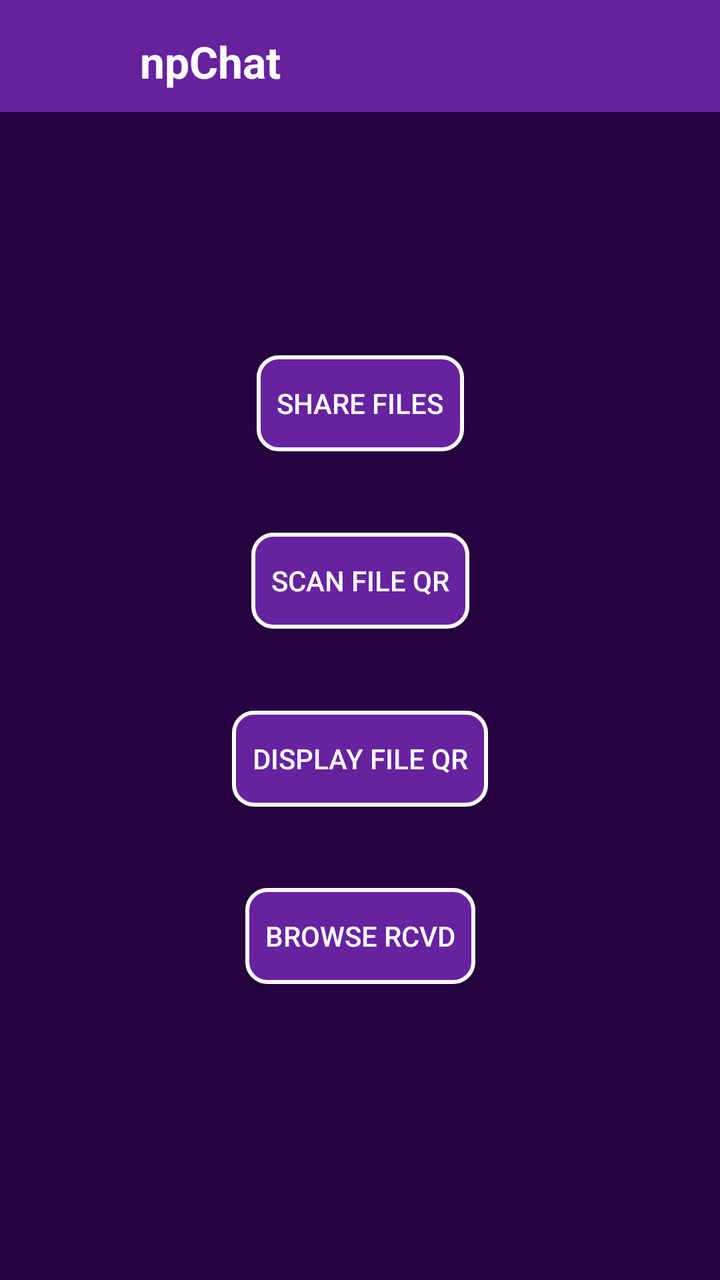
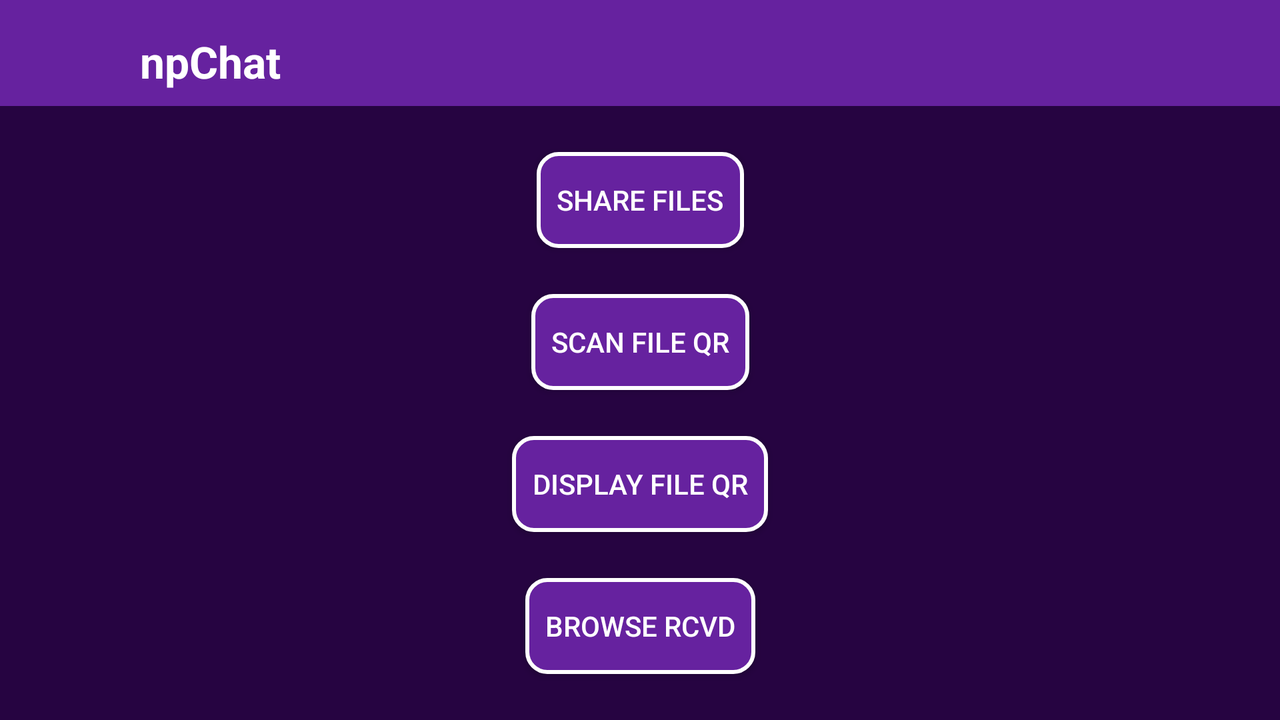

Two renders of one Android screen. The first uses the default layout on a phone; the second uses the alternative layout the repository ships for a different screen configuration, on a matching device. The two XML files are below.
<!-- AndroidManifest.xml: application theme AppTheme.NoActionBar -->
<!-- res/layout/activity_files.xml -->
<?xml version="1.0" encoding="utf-8"?>
<android.support.constraint.ConstraintLayout xmlns:android="http://schemas.android.com/apk/res/android"
    android:layout_width="match_parent"
    android:layout_height="match_parent"
    android:background="@color/colorPrimaryDark"
    xmlns:app="http://schemas.android.com/apk/res-auto">

    <include
        android:id="@+id/toolbar"
        layout="@layout/toolbar"/>


    <Button
        android:id="@+id/fileSelectButton"
        android:layout_width="wrap_content"
        android:layout_height="wrap_content"
        android:background="@drawable/rounded_button"
        android:onClick="select_files"
        android:text="@string/share_files"
        android:textColor="#FFFFFF"
        android:padding="@dimen/margin_10dp"
        app:layout_constraintTop_toTopOf="parent"
        app:layout_constraintBottom_toBottomOf="parent"
        app:layout_constraintLeft_toLeftOf="parent"
        app:layout_constraintRight_toRightOf="parent"
        app:layout_constraintHorizontal_bias=".5"
        app:layout_constraintVertical_bias="0.3" />

    <Button
        android:id="@+id/scanFileQR"
        android:layout_width="wrap_content"
        android:layout_height="wrap_content"
        android:background="@drawable/rounded_button"
        android:onClick="scanFileQR"
        android:text="@string/scan_file_qr"
        android:textColor="#FFFFFF"
        android:padding="@dimen/margin_10dp"
        app:layout_constraintTop_toTopOf="parent"
        app:layout_constraintBottom_toBottomOf="parent"
        app:layout_constraintLeft_toLeftOf="parent"
        app:layout_constraintRight_toRightOf="parent"
        app:layout_constraintHorizontal_bias=".5"
        app:layout_constraintVertical_bias="0.45" />

    <Button
        android:id="@+id/QRButton"
        android:layout_width="wrap_content"
        android:layout_height="wrap_content"
        android:background="@drawable/rounded_button"
        android:onClick="lookup_file_QR"
        android:text="@string/display_file_qr"
        android:textColor="#FFFFFF"
        android:padding="@dimen/margin_10dp"
        app:layout_constraintTop_toTopOf="parent"
        app:layout_constraintBottom_toBottomOf="parent"
        app:layout_constraintLeft_toLeftOf="parent"
        app:layout_constraintRight_toRightOf="parent"
        app:layout_constraintHorizontal_bias=".5"
        app:layout_constraintVertical_bias="0.6" />

    <Button
        android:id="@+id/viewRcvdButton"
        android:layout_width="wrap_content"
        android:layout_height="wrap_content"
        android:background="@drawable/rounded_button"
        android:onClick="browseRcvdFiles"
        android:text="@string/browse_rcvd"
        android:textColor="#FFFFFF"
        android:padding="@dimen/margin_10dp"
        app:layout_constraintTop_toTopOf="parent"
        app:layout_constraintBottom_toBottomOf="parent"
        app:layout_constraintLeft_toLeftOf="parent"
        app:layout_constraintRight_toRightOf="parent"
        app:layout_constraintHorizontal_bias=".5"
        app:layout_constraintVertical_bias="0.75" />

</android.support.constraint.ConstraintLayout>
<!-- res/layout/toolbar.xml (included above) -->
<?xml version="1.0" encoding="utf-8"?>
<androidx.appcompat.widget.Toolbar xmlns:android="http://schemas.android.com/apk/res/android"
    xmlns:app="http://schemas.android.com/apk/res-auto"
    android:id="@+id/toolbar"
    android:layout_width="match_parent"
    android:layout_height="wrap_content"
    android:background="@color/colorPrimary"
    android:minHeight="?attr/actionBarSize"
    android:theme="@style/AppTheme.AppBarOverlay"
    app:layout_constraintEnd_toEndOf="parent"
    app:layout_constraintHorizontal_bias="1.0"
    app:layout_constraintStart_toStartOf="parent"
    app:layout_constraintTop_toTopOf="parent">

    <ImageView
        android:id="@+id/toolbar_main_photo"
        android:layout_width="@dimen/margin_50dp"
        android:layout_height="@dimen/margin_50dp"
        android:layout_marginTop="@dimen/margin_3dp"
        android:contentDescription="TODO"
        android:scaleType="centerCrop"
        app:layout_constraintStart_toStartOf="parent"
        app:layout_constraintTop_toTopOf="@+id/toolbar" />

    <TextView
        android:id="@+id/main_title"
        android:layout_width="wrap_content"
        android:layout_height="wrap_content"
        android:layout_marginStart="@dimen/margin_20dp"
        android:layout_marginTop="@dimen/margin_16dp"
        android:text="@string/app_name"
        android:textAppearance="@style/TextAppearance.AppCompat.Large"
        android:textColor="@color/white"
        android:textStyle="bold"
        app:layout_constraintStart_toEndOf="@+id/toolbar_main_photo"
        app:layout_constraintTop_toTopOf="parent" />

</androidx.appcompat.widget.Toolbar>
<!-- resources referenced by this layout -->
<resources>
  <color name="colorPrimary">#66229F</color>
  <color name="colorPrimaryDark">#260441</color>
  <color name="white">#ffffff</color>
  <dimen name="margin_10dp">10dp</dimen>
  <dimen name="margin_16dp">16dp</dimen>
  <dimen name="margin_20dp">20dp</dimen>
  <dimen name="margin_3dp">3dp</dimen>
  <dimen name="margin_50dp">50dp</dimen>
  <!-- drawable rounded_button (drawable) -->
  <?xml version="1.0" encoding="utf-8"?>
  <selector xmlns:android="http://schemas.android.com/apk/res/android">
      <item>
          <shape android:shape="rectangle">
              <solid android:color="@color/colorPrimary" />
              <stroke android:color="@color/white" android:width="2dp" />
              <corners android:radius="10dp" />
          </shape>
      </item>
  </selector>
  <string name="app_name">npChat</string>
  <string name="browse_rcvd">Browse RCVD</string>
  <string name="display_file_qr">Display File QR</string>
  <string name="scan_file_qr">Scan File QR</string>
  <string name="share_files">Share Files</string>
  <style name="AppTheme.AppBarOverlay" parent="ThemeOverlay.AppCompat.Dark.ActionBar">
          <item name="android:icon">@color/white</item>
      </style>
  <style name="AppTheme.NoActionBar">
          <item name="colorPrimaryDark">@color/colorPrimaryDark</item>
          <item name="windowActionBar">false</item>
          <item name="windowNoTitle">true</item>
      </style>
</resources>
<!-- res/layout-land/activity_files.xml (the repository's variant of the layout above) -->
<!-- drawn on the phone turned sideways -->
<?xml version="1.0" encoding="utf-8"?>
<android.support.constraint.ConstraintLayout xmlns:android="http://schemas.android.com/apk/res/android"
    xmlns:app="http://schemas.android.com/apk/res-auto"
    xmlns:tools="http://schemas.android.com/tools"
    android:layout_width="match_parent"
    android:layout_height="match_parent"
    android:background="@color/colorPrimaryDark">

    <include
        android:id="@+id/toolbar"
        layout="@layout/toolbar" />


    <Button
        android:id="@+id/fileSelectButton"
        android:layout_width="wrap_content"
        android:layout_height="wrap_content"
        android:background="@drawable/rounded_button"
        android:onClick="select_files"
        android:padding="10dp"
        android:text="@string/share_files"
        android:textColor="#FFFFFF"
        app:layout_constraintBottom_toTopOf="@+id/scanFileQR"
        app:layout_constraintEnd_toEndOf="parent"
        app:layout_constraintHorizontal_bias="0.5"
        app:layout_constraintStart_toStartOf="parent"
        app:layout_constraintTop_toBottomOf="@+id/toolbar" />

    <Button
        android:id="@+id/scanFileQR"
        android:layout_width="wrap_content"
        android:layout_height="wrap_content"
        android:background="@drawable/rounded_button"
        android:onClick="scanFileQR"
        android:padding="10dp"
        android:text="@string/scan_file_qr"
        android:textColor="#FFFFFF"
        app:layout_constraintBottom_toTopOf="@+id/QRButton"
        app:layout_constraintEnd_toEndOf="parent"
        app:layout_constraintHorizontal_bias="0.5"
        app:layout_constraintStart_toStartOf="parent"
        app:layout_constraintTop_toBottomOf="@+id/fileSelectButton" />

    <Button
        android:id="@+id/QRButton"
        android:layout_width="wrap_content"
        android:layout_height="wrap_content"
        android:background="@drawable/rounded_button"
        android:onClick="lookup_file_QR"
        android:padding="10dp"
        android:text="@string/display_file_qr"
        android:textColor="#FFFFFF"
        app:layout_constraintBottom_toTopOf="@+id/viewRcvdButton"
        app:layout_constraintEnd_toEndOf="parent"
        app:layout_constraintHorizontal_bias="0.5"
        app:layout_constraintStart_toStartOf="parent"
        app:layout_constraintTop_toBottomOf="@+id/scanFileQR" />

    <Button
        android:id="@+id/viewRcvdButton"
        android:layout_width="wrap_content"
        android:layout_height="wrap_content"
        android:background="@drawable/rounded_button"
        android:onClick="browseRcvdFiles"
        android:padding="10dp"
        android:text="@string/browse_rcvd"
        android:textColor="#FFFFFF"
        app:layout_constraintBottom_toBottomOf="parent"
        app:layout_constraintEnd_toEndOf="parent"
        app:layout_constraintHorizontal_bias="0.5"
        app:layout_constraintStart_toStartOf="parent"
        app:layout_constraintTop_toBottomOf="@+id/QRButton" />

</android.support.constraint.ConstraintLayout>
<!-- resources referenced by the variant -->
<!-- as the phone turned sideways resolves them -->
<resources>
  <color name="colorPrimary">#66229F</color>
  <color name="colorPrimaryDark">#260441</color>
  <color name="white">#ffffff</color>
  <dimen name="margin_16dp">16dp</dimen>
  <dimen name="margin_20dp">20dp</dimen>
  <dimen name="margin_3dp">3dp</dimen>
  <dimen name="margin_50dp">50dp</dimen>
  <!-- drawable rounded_button (drawable) -->
  <?xml version="1.0" encoding="utf-8"?>
  <selector xmlns:android="http://schemas.android.com/apk/res/android">
      <item>
          <shape android:shape="rectangle">
              <solid android:color="@color/colorPrimary" />
              <stroke android:color="@color/white" android:width="2dp" />
              <corners android:radius="10dp" />
          </shape>
      </item>
  </selector>
  <string name="app_name">npChat</string>
  <string name="browse_rcvd">Browse RCVD</string>
  <string name="display_file_qr">Display File QR</string>
  <string name="scan_file_qr">Scan File QR</string>
  <string name="share_files">Share Files</string>
  <style name="AppTheme.AppBarOverlay" parent="ThemeOverlay.AppCompat.Dark.ActionBar">
          <item name="android:icon">@color/white</item>
      </style>
  <style name="AppTheme.NoActionBar">
          <item name="colorPrimaryDark">@color/colorPrimaryDark</item>
          <item name="windowActionBar">false</item>
          <item name="windowNoTitle">true</item>
      </style>
</resources>
